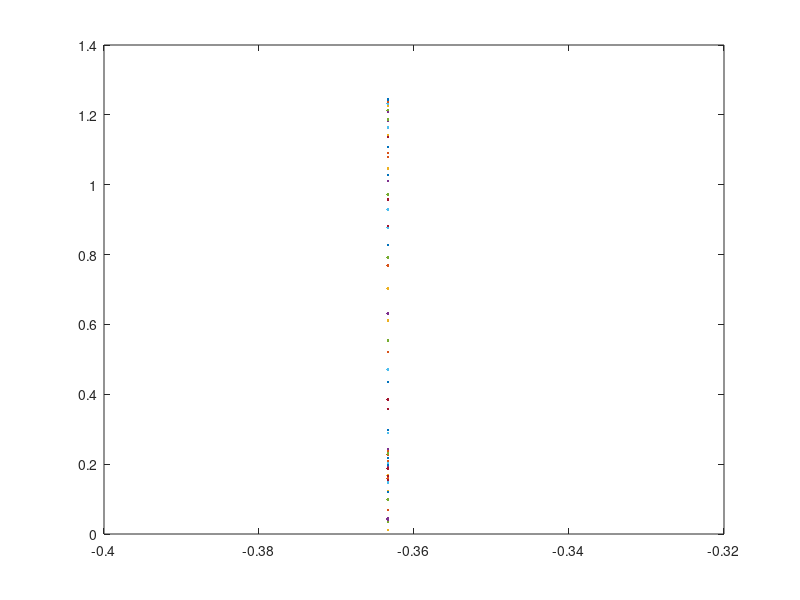

This figure's MATLAB source: (Note: this script raises an error after producing the figure.)
colormap(jet(64))
b = remez(10,[0 0.05 0.15 0.55 0.65 1],[0 0 1 1 0 0 ]);
[H,w] = freqz(b,1,128,'whole');
pause(1)
plot(2/pi-1,fftshift(abs(H)));
pause(1)


h = ftrans2(b);
freqz2(h)


bp1 = fir1(100,[.5 .80],'stop')
plot(bp1)

bp2 = fir2(48,[0 .1 .5 .9 1],[0 1 0 0 0]);
plot(bp2)
plot([0 .1 .5 .9 1],[0 1 0 0 0])

freak = [0 .1 .2 .3 .4 .5 .6 .7 .8 .8 1];
amp = [0 0 1 0 0 0 0 0 0 0 0];
myBP = fir2(50, freak, amp);
myBPr = ftrans2(myBP);
freqz2(myBPr)


%% 2D filter
fSize = 100;
kSize = 20;
for i = 1 :1
gKern = fspecial('gaussian',[kSize kSize],kSize/3);
gKern = gKern * 1/max(gKern(:));
gKern(fSize + kSize,fSize+kSize)=0;
image(fitH(gKern));


blah = rand(fSize,fSize);
blah = zeros(fSize,fSize);
blah(round(fSize/2),round(fSize/2)) = 1;
blah(1,1) = 1;
blah(fSize + kSize,fSize+kSize)=0;
fB = fft2(blah);
%image(fitH(fB))
fK = fft2(gKern);
%image(fitH(fK))

C = ifft2(fB.*fK);
C = ifft2(fft2(gKern).*fftn(blah))
C = real(C);
C = C(fix(kSize/2):fix(kSize/2)+fSize,fix(kSize/2):fix(kSize/2)+fSize);
image(fitH(C)),pause(.01)
[y x ] = find(C == max(C(:)))
end
